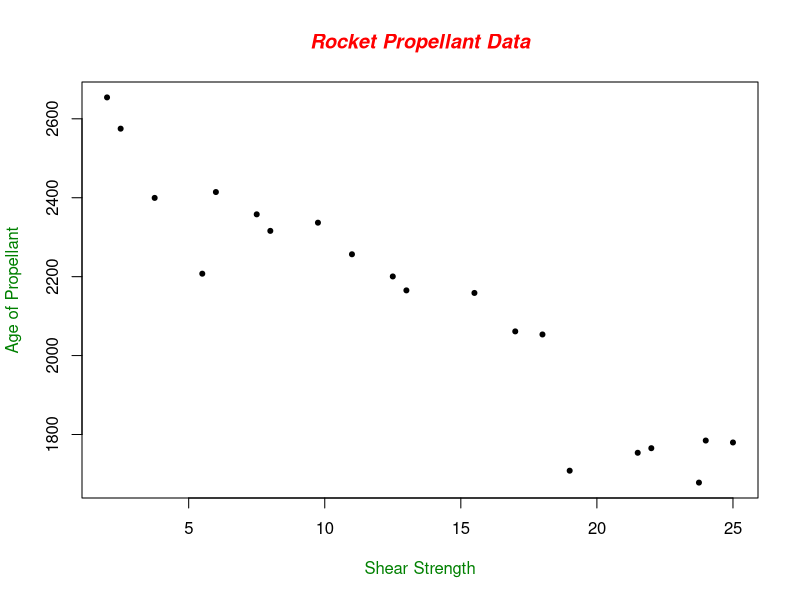
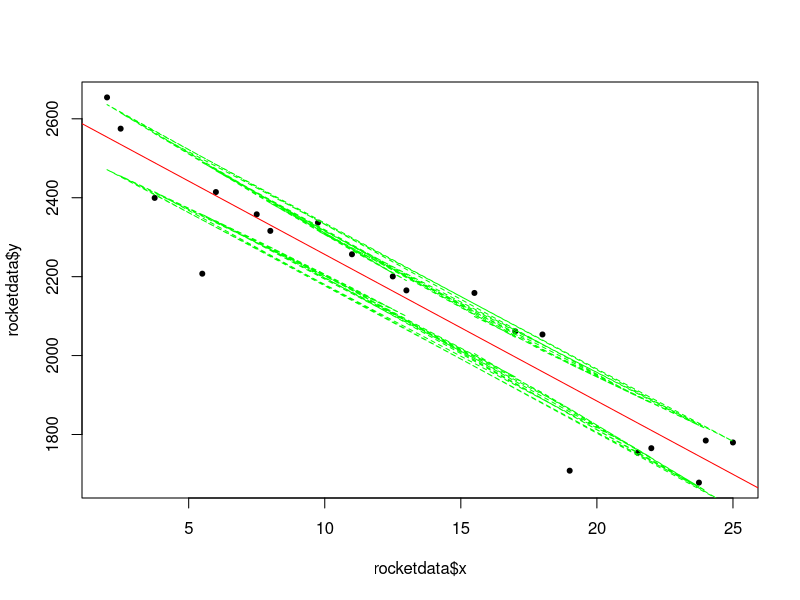
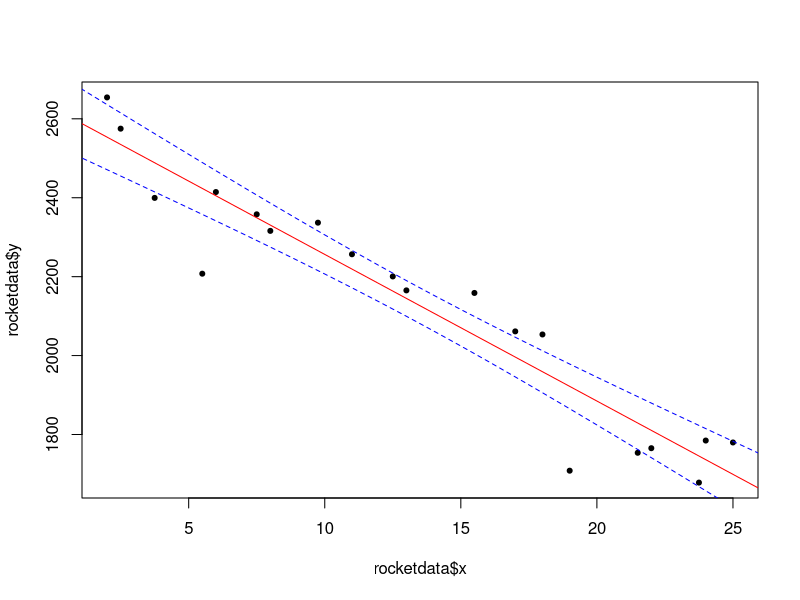

Reproduce these figures in R, in order.
## ---- chunk 1
rm(list=ls())
rocketdata <- read.delim("Data-ex-2-1 (Rocket Prop).txt",h=T)
rocketdata
## ---- chunk 2
names(rocketdata)
print(rocketdata)
n=dim(rocketdata)[1]
## ---- chunk 3
plot(rocketdata$x,rocketdata$y,pch=20, main="Rocket Propellant Data", col.main="red", font.main=4, xlab="Shear Strength", ylab="Age of Propellant", col.lab=rgb(0,0.5,0))
## ---- chunk 4
meanx = mean(rocketdata$x)
meany = mean(rocketdata$y)
Sxx=sum((rocketdata$x-meanx)^2)
Sxy=sum((rocketdata$x-meanx)*rocketdata$y)
## ---- chunk 5
beta1 = Sxy / Sxx
beta1
beta0 = meany - beta1*meanx
beta0
## ---- chunk 6
SST = sum((rocketdata$y - meany)^2)
SST
yrocketdata = beta1 * rocketdata$x + beta0
yrocketdata
SSR = sum((yrocketdata - meany)^2)
SSR
SSRES = sum((rocketdata$y - yrocketdata)^2)
SSRES
## ---- chunk 7
rocketdataRsquare = SSR / SST
## ---- chunk 8
modelrocketdata = lm(y ~ x, data=rocketdata)

sxxnew=sum((rocketdata$x-meanx)^2)
sxynew=sum((rocketdata$x-meanx)*rocketdata$y)
## ---- chunk 9
beta0new = modelrocketdata$coefficients[1]
beta1new = modelrocketdata$coefficients[2]
## ---- chunk 10
sstnew = sum((rocketdata$y - meany)^2)
ssrnew = sum((modelrocketdata$fitted.values - meany)^2)
ssresnew = sum((rocketdata$y - modelrocketdata$fitted.values)^2)
## ---- chunk 11
rocketdataRsquarenew = summary(modelrocketdata)$r.square
## ---- chunk 12
modelrocketdata = lm(y ~ x, data=rocketdata)
summary(modelrocketdata)$coef
tvalue = summary(modelrocketdata)$coef[,1]/summary(modelrocketdata)$coef[,2]
tcritical = qt(1-(0.05/2), 18)
## ---- chunk 13
pval = 2*(1-pt(abs(summary(modelrocketdata)$coef[,1]/summary(modelrocketdata)$coef[,2]),18))
## ---- chunk 14
MSRES=SSRES/(n-2)
fvalue = round((SSR/1)/(SSRES/(n-2)),2)
## ---- chunk 15
n=20
alpha = 0.05
anova(modelrocketdata)
F0 = round((SSR/1)/(SSRES/(n-2)),2)
crticalf = qf(1-alpha,1,n-2)
## ---- chunk 16
alpha = 0.05
n=20
modelrocketdata = lm(y ~ x, data=rocketdata)
beta0hat = modelrocketdata$coefficients[1]
beta1hat = modelrocketdata$coefficients[2]
tcritical = qt(1-alpha/2, n-2)
sebeta0hat = summary(modelrocketdata)$coef[1,2]
sebeta1hat = summary(modelrocketdata)$coef[2,2]
## ---- chunk 17

confidence1= predict(modelrocketdata,interval = c("confidence"),level =0.95, type="response")
msres=SSRES/(n-2)
merr = tcritical * sqrt ((MSRES)*(((1/n) + ((rocketdata [,2]-mean(rocketdata [,2]))^2)/Sxx)))

fittedy = beta0hat + beta1hat * rocketdata[,2]
ylower = fittedy - merr
yupper = fittedy + merr
W = yupper - ylower

#confintervaldata = data.frame(fittedy, ylower, yupper,W)
#cdata = cbind(rocketdata, confintervaldata)

#cdata

## ---- chunk 18

xpredictedval = seq(0,40)
confidenceval= predict(modelrocketdata,newdata=data.frame(x=xpredictedval),interval = c("confidence"),level =0.95, type="response")
confidenceval

#marginerr = tcritical * sqrt ((MSRES)*  ((1)+ (1/n) + (((xpredictedval-mean(xpredictedval))^2)/sxx)))
#ypredictedval = beta0hat + beta1hat * xpredictedval
#ylower = ypredictedval - marginerr
#yupper = ypredictedval + marginerr
#Width = yupper - ylower
#cipred = data.frame(xpredictedval, ypredictedval, ylower, yupper,Width)
#cipred

## ---- chunk 19
plot(rocketdata$x,rocketdata$y,pch=20)
abline(modelrocketdata, col="red")
lines(rocketdata$x, ylower,col="green",lty=2)
lines(rocketdata$x, yupper,col="green",lty=2)


plot(rocketdata$x,rocketdata$y,pch=20)
modelfinal = lm(y~x, data = rocketdata)
abline(modelrocketdata, col="red")
lines(xpredictedval,confidenceval[,2],col="blue",lty=2)
lines(xpredictedval,confidenceval[,3],col="blue",lty=2)

